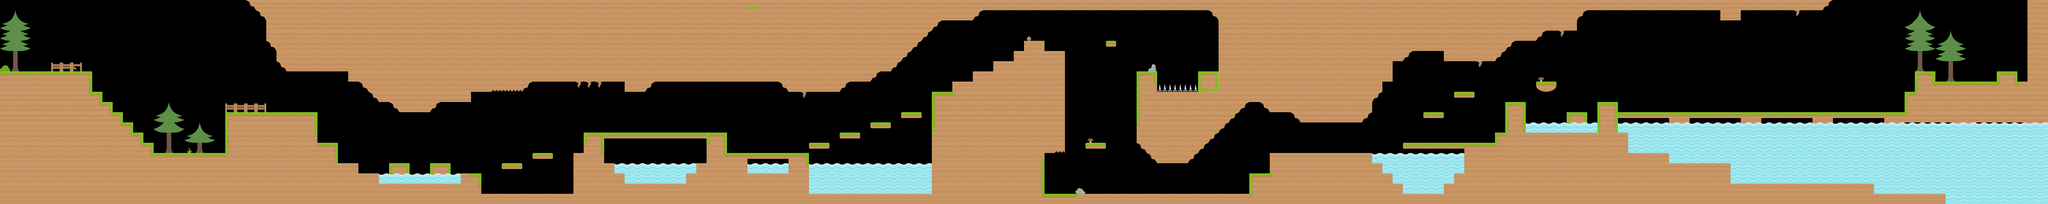

This is a level from a 2D game, rendered from its Tiled map with the project's own tilesets. A one-line summary and the map file follow, with tile-layer data summarised:
An orthogonal 200x20 tile map with 32x32 px tiles, 3 tile layers (tileLayer, hazardLayer, elementLayer), 3 tilesets and 45 objects (25x coin, 6x walker, 6x flyer, 3x jumper, 2x staticshooter, ...).

<map version="1.0" orientation="orthogonal" renderorder="right-down" width="200" height="20" tilewidth="32" tileheight="32" nextobjectid="137">
 <tileset firstgid="1" name="world1" tilewidth="32" tileheight="32" spacing="8" margin="4" tilecount="36" columns="36">
  <image source="world1.png" width="1440" height="40" />
 </tileset>
 <tileset firstgid="37" name="elements1" tilewidth="32" tileheight="32" spacing="8" margin="4" tilecount="40" columns="40">
  <image source="elements1.png" width="1600" height="40" />
 </tileset>
 <tileset firstgid="77" name="hazard" tilewidth="32" tileheight="32" spacing="8" margin="4" tilecount="9" columns="9">
  <image source="hazard.png" width="360" height="40" />
 </tileset>
 <layer name="tileLayer" width="200" height="20">
  <data>[4000 cells, 2088 non-empty, 24 distinct tile ids]</data>
 </layer>
 <objectgroup name="gameObjects">
  <object id="1" name="player" x="64" y="160" width="32" height="64" />
  <object id="55" name="exit" x="6240" y="128" width="64" height="96" />
  <object id="72" name="coin" x="1280" y="416" width="32" height="32" />
  <object id="73" name="coin" x="1312" y="416" width="32" height="32" />
  <object id="74" name="coin" x="2016" y="352" width="32" height="32" />
  <object id="75" name="coin" x="2048" y="352" width="32" height="32" />
  <object id="76" name="coin" x="2400" y="416" width="32" height="32" />
  <object id="77" name="coin" x="2368" y="416" width="32" height="32" />
  <object id="78" name="coin" x="3776" y="160" width="32" height="32" />
  <object id="79" name="coin" x="3776" y="128" width="32" height="32" />
  <object id="80" name="coin" x="4384" y="384" width="32" height="32" />
  <object id="81" name="coin" x="4416" y="384" width="32" height="32" />
  <object id="82" name="coin" x="4544" y="224" width="32" height="32" />
  <object id="83" name="coin" x="4576" y="224" width="32" height="32" />
  <object id="84" name="coin" x="4896" y="320" width="32" height="32" />
  <object id="85" name="coin" x="4928" y="320" width="32" height="32" />
  <object id="86" name="coin" x="5216" y="288" width="32" height="32" />
  <object id="87" name="coin" x="5248" y="288" width="32" height="32" />
  <object id="88" name="coin" x="5440" y="288" width="32" height="32" />
  <object id="89" name="coin" x="5472" y="288" width="32" height="32" />
  <object id="90" name="coin" x="5664" y="288" width="32" height="32" />
  <object id="91" name="coin" x="5696" y="288" width="32" height="32" />
  <object id="106" name="staticshooter" x="5920" y="288" width="32" height="64" />
  <object id="109" name="staticshooter" x="3936" y="480" width="32" height="64" />
  <object id="110" name="walker" x="896" y="288" width="32" height="64" />
  <object id="113" name="walker" x="3424" y="544" width="32" height="64" />
  <object id="114" name="jumper" x="672" y="416" width="32" height="64" />
  <object id="115" name="jumper" x="1760" y="544" width="32" height="64" />
  <object id="119" name="flyer" x="2304" y="352" width="32" height="64" />
  <object id="120" name="flyer" x="1216" y="416" width="32" height="64" />
  <object id="121" name="flyer" x="3424" y="352" width="32" height="64" />
  <object id="123" name="flyer" x="4480" y="224" width="32" height="64" />
  <object id="124" name="flyer" x="6176" y="160" width="32" height="64" />
  <object id="125" name="flyer" x="5088" y="224" width="32" height="64" />
  <object id="126" name="helmetyellow" x="3744" y="160" width="32" height="32" />
  <object id="127" name="coin" x="3776" y="192" width="32" height="32" />
  <object id="128" name="coin" x="3264" y="512" width="32" height="32" />
  <object id="129" name="coin" x="3264" y="544" width="32" height="32" />
  <object id="130" name="coin" x="3264" y="576" width="32" height="32" />
  <object id="131" name="walker" x="2176" y="352" width="32" height="64" />
  <object id="132" name="jumper" x="3296" y="96" width="32" height="64" />
  <object id="133" name="walker" x="4608" y="384" width="32" height="64" />
  <object id="134" name="walker" x="5760" y="288" width="32" height="64" />
  <object id="135" name="walker" x="5376" y="288" width="32" height="64" />
  <object id="136" name="coin" x="3776" y="96" width="32" height="32" />
 </objectgroup>
 <layer name="hazardLayer" width="200" height="20">
  <data>[4000 cells, 350 non-empty, 3 distinct tile ids]</data>
 </layer>
 <layer name="elementLayer" width="200" height="20" opacity="0.9">
  <data>[4000 cells, 68 non-empty, 18 distinct tile ids]</data>
 </layer>
</map>